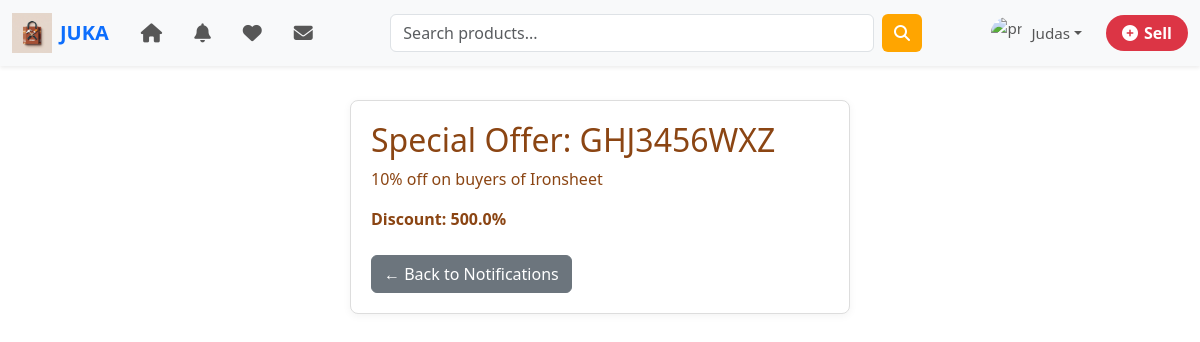
Screenshot of /products/offer/1/ (signed in) with the database file from the repository.
### accounts/models.py (models this page shows, shortened)
class CustomUser(AbstractUser):
    ROLE_CHOICES = (
        ('buyer', 'Buyer'),
        ('seller', 'Seller'),
    )
    role = models.CharField(max_length=10, choices=ROLE_CHOICES, default='buyer')
    phone_number = models.CharField(max_length=15, blank=True, null=True)
    @property
    def is_seller(self):
        return self.role == 'seller'

### products/models.py (models this page shows, shortened)
class Offer(models.Model):
    code = models.CharField(max_length=10)
    description = models.CharField(max_length=255)
    discount = models.FloatField()

### products/views.py (the view)
# urls.py: path("offer/<int:offer_id>/", views.offer_detail, name="offer_detail"),
def offer_detail(request, offer_id):
    offer = get_object_or_404(Offer, id=offer_id)
    return render(request, "offer_detail.html", {"offer": offer})

### JUKA/context_processors.py (called while the page is built)
def categories_processor(request):
    return {
        "categories": Category.objects.all()
    }

def saved_items(request):
    saved_ids = set()
    if request.user.is_authenticated:
        saved_ids = set(SavedItem.objects.filter(user=request.user).values_list("advert_id", flat=True))
    return {'user_saved_ids': saved_ids}

def unread_counts(request):
    if request.user.is_authenticated:
        unread_messages = Message.objects.filter(
            receiver=request.user,
            is_read=False
        ).count()
        unread_notifications = Notification.objects.filter(
            user=request.user,
            is_read=False
        ).count()
    else:
        unread_messages = 0
        unread_notifications = 0
    return {
        'unread_messages': unread_messages,
        'unread_notifications': unread_notifications,
    }

### products/templates/offer_detail.html (shortened to what this page needs)
{% extends "base.html" %}
{% block content %}
<div class="offer-card">
  <h2>Special Offer: {{ offer.code }}</h2>
  <p>{{ offer.description }}</p>
  <strong>Discount: {{ offer.discount }}%</strong>
  <br><br>
  <a href="{% url 'notifications' %}" class="btn btn-secondary">← Back to Notifications</a>
</div>
{% endblock %}

### templates/base.html (shortened to what this page needs)
{% load static %}
{% load socialaccount %}
<!doctype html>
<html lang="en">
<head>
    <link href="https://cdn.jsdelivr.net/npm/bootstrap@5.3.2/dist/css/bootstrap.min.css" rel="stylesheet">
    <link rel="stylesheet" href="{% static 'main.css' %}">
    <link href="https://cdnjs.cloudflare.com/ajax/libs/font-awesome/6.4.0/css/all.min.css" rel="stylesheet">
</head>
<body>
<nav class="navbar navbar-expand-lg navbar-light bg-light shadow-sm">
    <div class="container-fluid">
        <a class="navbar-brand fw-bold text-primary d-flex align-items-center" href="{% url 'home' %}">
            <img src="{% static 'logo.png' %}" alt="Logo" width="40" class="me-2"> JUKA
        </a>
        <div class="collapse navbar-collapse" id="navbarSupportedContent">
            <ul class="navbar-nav me-auto mb-2 mb-lg-0 d-flex align-items-center">
                <li class="nav-item mx-2">
                    <a class="nav-link" href="{% url 'home' %}" title="Home">
                    </a>
                </li>
                <li class="nav-item mx-2">
                    {% if user.is_authenticated %}
                    <a class="nav-link" href="{% url 'notifications' %}" title="Notifications">
                    </a>
                    {% endif %}
                </li>
                <li class="nav-item mx-2">
                    {% if user.is_authenticated %}
                    <a class="nav-link" href="{% url 'saved_items' %}" title="Saved Items">
                    </a>
                    {% endif %}
                </li>
                <li class="nav-item mx-2">
                    {% if user.is_authenticated %}
                    <a class="nav-link" href="{% url 'inbox' %}" title="Messages">
                    </a>
                    {% endif %}
                </li>
            </ul>
            <form class="d-flex mx-auto w-50" method="get" action="{% url 'search' %}">
                <input class="form-control me-2" type="search" placeholder="Search products..." aria-label="Search">
                <button class="btn btn-primary" type="submit">
                    <i class="fas fa-search"></i>
                </button>
            </form>
            <ul class="navbar-nav ms-auto d-flex align-items-center">
                <li class="nav-item dropdown d-flex align-items-center">
                    {% if user.is_authenticated %}
                    <a class="nav-link dropdown-toggle d-flex align-items-center" href="#" role="button"
                       data-bs-toggle="dropdown" aria-expanded="false">
                        <img src="https://cdn-icons-png.flaticon.com/512/149/149071.png"
                             class="rounded-circle me-2" width="32" height="32" alt="profile">
                        <span>{{ user.first_name }}</span>
                    </a>
                    {% else %}
                    <button class="btn btn-outline-primary" data-bs-toggle="modal" data-bs-target="#loginModal">
                        Login
                    </button>
                    {% endif %}
                </li>
                <li class="nav-item ms-3">
                    {% if user.is_authenticated %}
                    {% if user.sellerprofile %}
                    <a href="{% url 'create_advert' %}" class="btn btn-danger">
                        <i class="fas fa-plus-circle"></i> Sell
                    </a>
                    {% else %}
                    <a href="{% url 'setup_seller_profile' %}" class="btn btn-danger">
                        <i class="fas fa-plus-circle"></i> Sell
                    </a>
                    {% endif %}
                    {% else %}
                    <button class="btn btn-danger" data-bs-toggle="modal" data-bs-target="#loginModal">
                        <i class="fas fa-plus-circle"></i> Sell
                    </button>
                    {% endif %}
                </li>
            </ul>
        </div>
    </div>
</nav>
<div class="{% if show_sidebar %}layout-with-sidebar{% else %}layout-fullwidth{% endif %}">
    <div class="main-content container">
        <div class="row">
            {% block content %}{% endblock %}
        </div>
    </div>
</div>
</body>
</html>

### static/main.css (style rules this page uses)
body { padding-top: 70px; width: 100%; max-width: 100%; font-family: 'Segoe UI', Arial, sans-serif; overflow-x: hidden; }
:root { --orange: #FFA500; --yellow: #FFD700; --brown: #8B4513; --white: #ffffff; }
body { background-color: var(--white); color: var(--brown); }
.btn-primary { background-color: var(--orange); border: none; }
.navbar { position: fixed; top: 0; left: 0; width: 100%; z-index: 1050; }
.navbar { font-size: 0.95rem; }
.navbar .nav-link { display: flex; align-items: center; gap: 0; }
form input { border-radius: 50px; }
form button { border-radius: 50px; }
.navbar .btn-danger { background-color: #dc3545; border: none; font-weight: bold; border-radius: 30px; padding: 6px 16px; display: flex; align-items: center; gap: 6px; transition: background-color 0.3s ease; }
.layout-fullwidth .main-content { width: 100%; padding: 10px; }

### products/templates/offer_detail.html (style rules this page uses)
.offer-card { background: #fff; border: 1px solid #ddd; border-radius: 8px; padding: 20px; max-width: 500px; margin: 20px auto; box-shadow: 0 2px 8px rgba(0,0,0,0.05); }

### rows the page displays
CustomUser: first_name "Judas"
Offer: code "GHJ3456WXZ", description "10% off on buyers of Ironsheet", discount "500.0"
